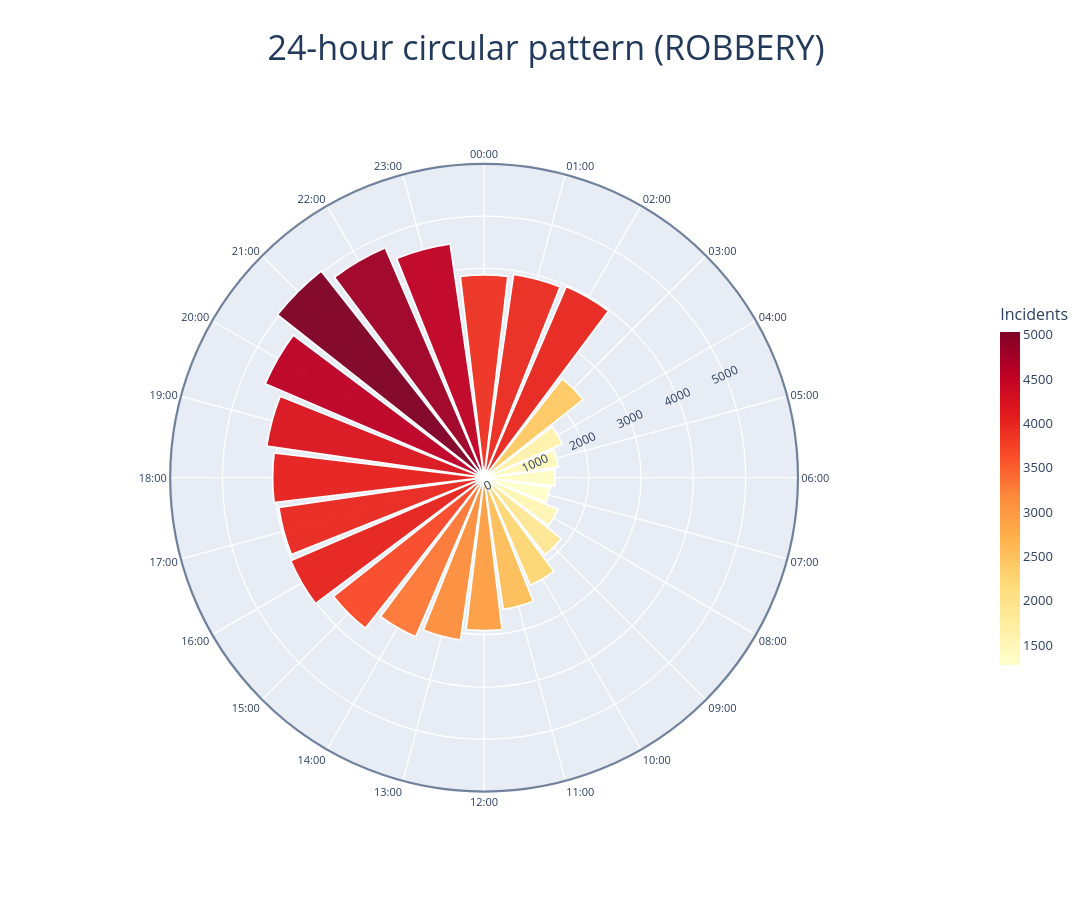

Notebook cell for this chart:
### Code cell
# Same version + hide 6000 label + slightly better contrast (without loud background)
import plotly.express as px

crime_polar_target = "ROBBERY"

polar_df = (
    df4[df4["personal_focus_crime"] == crime_polar_target]
    .assign(hour=lambda d: d["dt"].dt.hour)
    .groupby("hour")
    .size()
    .reindex(range(24), fill_value=0)
    .rename("count")
    .reset_index()
)

polar_df["hour_label"] = polar_df["hour"].map(lambda h: f"{h:02d}:00")

fig = px.bar_polar(
    polar_df,
    r="count",
    theta="hour_label",
    color="count",
    color_continuous_scale="YlOrRd",
    template="plotly_white",
)

fig.update_traces(
    marker_line_color="white",
    marker_line_width=1.7,
    opacity=0.96,
    hovertemplate="Hour: %{theta}<br>Incidents: %{r}<extra></extra>"
)

max_r = int(np.ceil(polar_df["count"].max() / 1000.0) * 1000)

# Hide outermost radial label (e.g., 6000)
tickvals = list(range(0, max_r + 1, 1000))
ticktext = [str(v) for v in tickvals]
ticktext[-1] = ""

fig.update_layout(
    title=dict(
        text=f"24-hour circular pattern ({crime_polar_target})",
        x=0.5,
        xanchor="center",
        y=0.96,
        font=dict(size=34, color="#213a5b")
    ),
    width=1200,
    height=900,
    margin=dict(l=60, r=120, t=120, b=50),
    font=dict(size=15, color="#2b3f5f"),
    showlegend=False,
    paper_bgcolor="white",
    plot_bgcolor="white",
    coloraxis_colorbar=dict(
        title=dict(text="Incidents", font=dict(size=16)),
        len=0.52,
        thickness=20,
        y=0.5,
        yanchor="middle",
        tickfont=dict(size=13),
    ),
    polar=dict(
        domain=dict(x=[0.09, 0.84], y=[0.08, 0.94]),
        bgcolor="#e8edf5",  # slightly darker neutral than before
        angularaxis=dict(
            direction="clockwise",
            rotation=90,
            tickfont=dict(size=11),
            ticks="",
            showline=True,
            linecolor="rgba(90,110,140,0.85)",
            linewidth=2.2,
            gridcolor="rgba(255,255,255,1.0)",  # pure white radial lines
            gridwidth=1.25
        ),
        radialaxis=dict(
            range=[0, max_r],
            tickvals=tickvals,
            ticktext=ticktext,
            tickfont=dict(size=12),
            angle=25,
            showline=False,
            gridcolor="rgba(255,255,255,1.0)",  # pure white circles
            gridwidth=1.25
        ),
    ),
)

fig.show()

### Figure 1 — Plotly figure (JSON) as saved in the notebook; plotly's stock layout.template omitted (floating-point values rounded to 4 significant figures)
{"data": [{"hovertemplate": "Hour: %{theta}<br>Incidents: %{r}<extra></extra>", "legendgroup": "", "marker": {"color": [3875, 3926, 3977, 2412, 1626, 1434, 1360, 1277, 1537, 1883, 2237, 2541, 2922, 3134, 3310, 3665, 4023, 3965, 4042, 4198, 4553, 5031, 4783, 4514], "coloraxis": "coloraxis", "line": {"color": "white", "width": 1.7}, "pattern": {"shape": ""}}, "name": "", "opacity": 0.96, "r": [3875, 3926, 3977, 2412, 1626, 1434, 1360, 1277, 1537, 1883, 2237, 2541, 2922, 3134, 3310, 3665, 4023, 3965, 4042, 4198, 4553, 5031, 4783, 4514], "showlegend": false, "subplot": "polar", "theta": ["00:00", "01:00", "02:00", "03:00", "04:00", "05:00", "06:00", "07:00", "08:00", "09:00", "10:00", "11:00", "12:00", "13:00", "14:00", "15:00", "16:00", "17:00", "18:00", "19:00", "20:00", "21:00", "22:00", "23:00"], "type": "barpolar"}], "layout": {"barmode": "relative", "coloraxis": {"colorbar": {"len": 0.52, "thickness": 20, "tickfont": {"size": 13}, "title": {"font": {"size": 16}, "text": "Incidents"}, "y": 0.5, "yanchor": "middle"}, "colorscale": [[0, "rgb(255,255,204)"], [0.125, "rgb(255,237,160)"], [0.25, "rgb(254,217,118)"], [0.375, "rgb(254,178,76)"], [0.5, "rgb(253,141,60)"], [0.625, "rgb(252,78,42)"], [0.75, "rgb(227,26,28)"], [0.875, "rgb(189,0,38)"], [1, "rgb(128,0,38)"]]}, "font": {"color": "#2b3f5f", "size": 15}, "height": 900, "legend": {"tracegroupgap": 0}, "margin": {"b": 50, "l": 60, "r": 120, "t": 120}, "paper_bgcolor": "white", "plot_bgcolor": "white", "polar": {"angularaxis": {"direction": "clockwise", "gridcolor": "rgba(255,255,255,1.0)", "gridwidth": 1.25, "linecolor": "rgba(90,110,140,0.85)", "linewidth": 2.2, "rotation": 90, "showline": true, "tickfont": {"size": 11}, "ticks": ""}, "bgcolor": "#e8edf5", "domain": {"x": [0.09, 0.84], "y": [0.08, 0.94]}, "radialaxis": {"angle": 25, "gridcolor": "rgba(255,255,255,1.0)", "gridwidth": 1.25, "range": [0, 6000], "showline": false, "tickfont": {"size": 12}, "ticktext": ["0", "1000", "2000", "3000", "4000", "5000", ""], "tickvals": [0, 1000, 2000, 3000, 4000, 5000, 6000]}}, "showlegend": false, "title": {"font": {"color": "#213a5b", "size": 34}, "text": "24-hour circular pattern (ROBBERY)", "x": 0.5, "xanchor": "center", "y": 0.96}, "width": 1200}}
